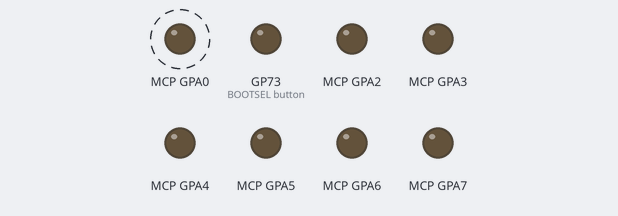
This program was run on a simulated Raspberry Pi Pico running MicroPython. Shown: output pins drawn as LEDs (lit = HIGH). Dashed ring = blinking. What the program prints to the serial console is not drawn.

Above: at 0.5 s.
Timing chart, 0 to 4.6 s (numbered marks = the images above):
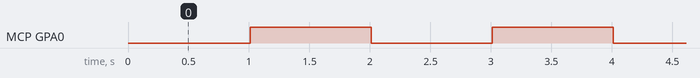

Measured:
- by itself, MCP GPA0: alternates HIGH for 1.0 s and LOW for 1.0 s

The program:

MCP23017.py
```python
#----------------------------------------------------------
#		I2C PORT EXPANDER
#		=================
#
# In this project the MCP23017 port expander chip is used.
# An LED is connected to port pin GPA0 of the port expander
# and this LED is flashed every second
#
# Author: Dogan Ibrahim
# File  : MCP23017.py
# Date  : February 2021
#------------------------------------------------------------
from machine import Pin,I2C
import utime

i2c = machine.I2C(0, scl=Pin(9), sda=Pin(8), freq=100000)
print("i2c address=",i2c.scan())

Device_Address = 0x20					# MCP23017 I2C address
MCP_GPIOA_REG = 0x12					# MCP23017 GPIOA address
MCP_IODIRA_REG = 0						# MCP23017 IODIRA Address

conf = [MCP_IODIRA_REG, 0]				# Configure as output
buff1 = (MCP_GPIOA_REG, 0)				# Set GPIOA to 0
buff0 = [MCP_GPIOA_REG, 1]				# Set GPIOA to 1

i2c.writeto(Device_Address, bytearray(conf))

while True:
    i2c.writeto(Device_Address, bytearray(buff1))
    utime.sleep(1)
    i2c.writeto(Device_Address, bytearray(buff0))
    utime.sleep(1)

    
```
